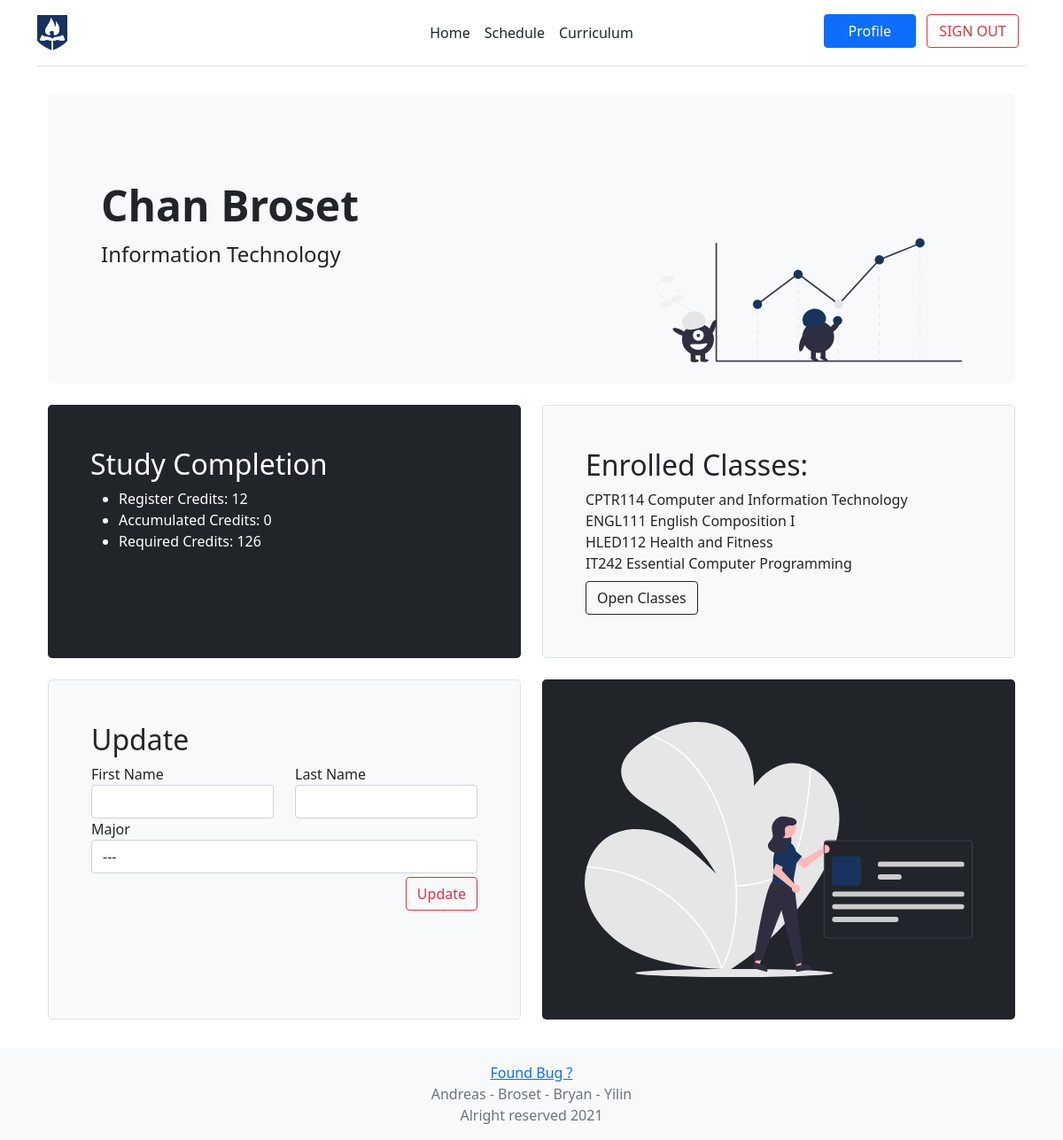
Before: /ssapp/admin/profile (signed in) with the older database file.
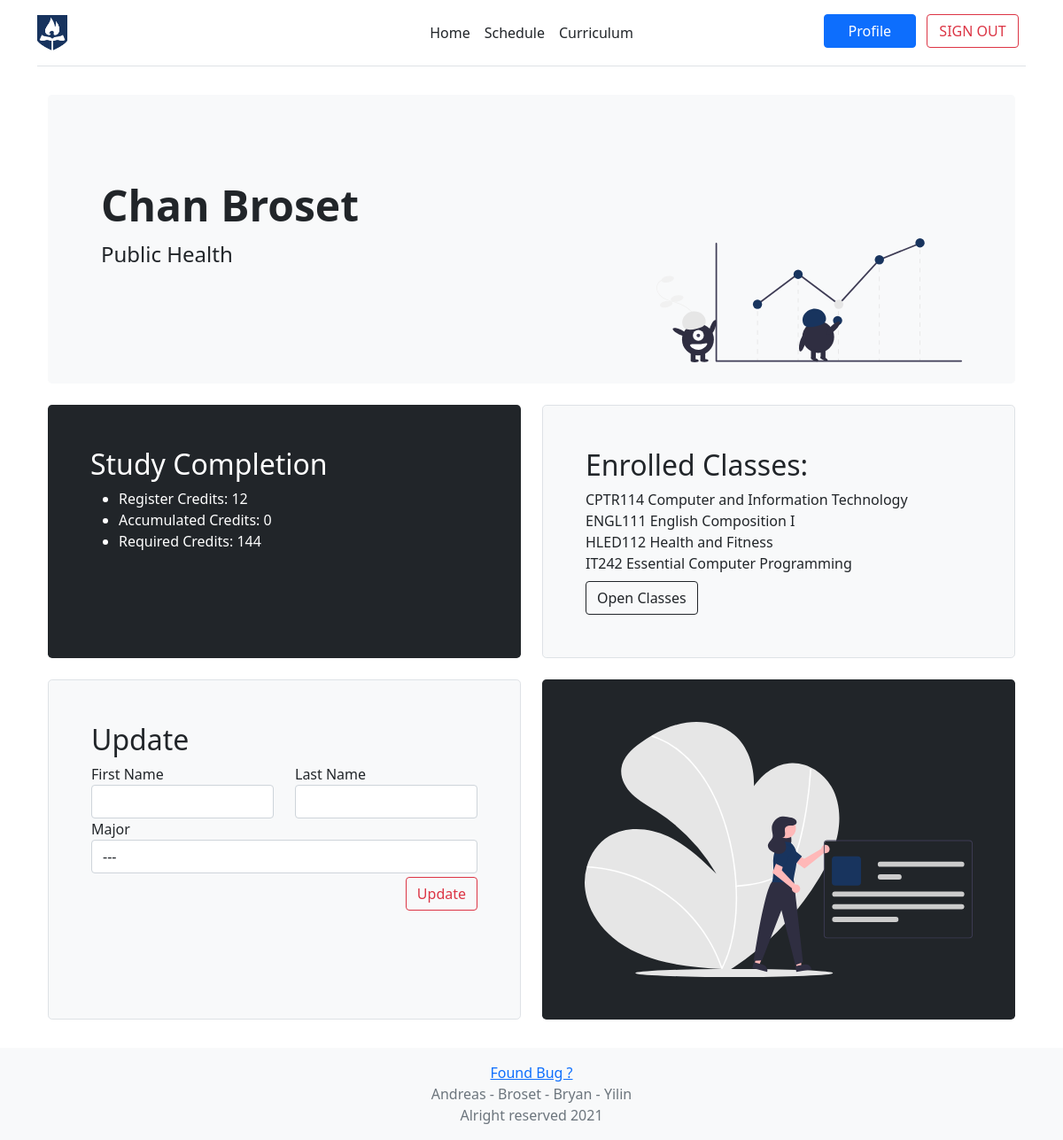
After: the same page with the newer database file.
### ssapp/models.py (models this page shows, shortened)
class Account(models.Model):
    user = models.OneToOneField(User, on_delete=models.CASCADE, related_name='user')
    major = models.ForeignKey(Curriculum, on_delete=models.CASCADE, related_name='major', null=False)
    enrolled_class = models.ManyToManyField('ClassSchedule', blank=True, related_name="enrolled_class")
    completed_course = models.ManyToManyField('Course', blank=True, related_name="completed_courses")
    earned_credits = models.PositiveSmallIntegerField(default=0)

class Curriculum(models.Model):
    name = models.CharField(max_length=50, unique=True)
    total_credits = models.PositiveSmallIntegerField()
    faculty = models.ForeignKey(Faculty, on_delete=models.CASCADE)
    courses = models.ManyToManyField('Course', blank=True, related_name="curriculum")
    def __str__(self):
        return "{}".format(self.name)

### ssapp/views.py (the view, shortened to what this page needs)
# urls.py: path('<str:pk>/profile', views.DetailProfile.as_view(), name='profile'),
class DetailProfile(LoginRequiredMixin, generic.TemplateView):
    login_url = '/accounts/login'
    template_name = 'ssapp/profile.html'
    def get(self, *args, **kwargs):
        account = Account.objects.filter(user=self.request.user)[0]
        courses = account.enrolled_class.all()
        register = 0
        for class_schedule in account.enrolled_class.all():
            register += class_schedule.course.credits
        total_courses = Course.objects.count()
        total_curriculum = Curriculum.objects.count()
        total_accounts = Account.objects.count()
        context = {"account": account, "courses": courses, 'register': register, 'majors': Curriculum.objects.all(), 'total_courses': total_courses, 'total_curriculum': total_curriculum, 'total_accounts': total_accounts}
        return render(self.request, self.template_name, context)

### ssapp/templates/ssapp/profile.html (shortened to what this page needs)
{% extends 'ssapp/base.html' %}
{% load static %}
{% block header_style_profile %} btn btn-primary {% endblock %}
{% block header_style_signout %} btn-outline-danger {% endblock %}
{% block body %}
    <main>
  <div class="container py-2">
      <div class="p-5 mb-4 bg-light rounded-3">
      <div class="container-fluid py-5 mb-2">
      <h1 class="display-5 fw-bold"> {% if request.user.username != "admin" %} {{ request.user.first_name }} {{ request.user.last_name }} {% else %} {{ request.user }} {% endif %}</h1>
            <img class="float-end" src="{% static 'images/undraw_Growing_re_olpi.svg' %}" height="140px">
            <p class="col-md-6 fs-4 mb-4">{% if request.user.username != "admin" %}{{ account.major }} {% else %} Registrar Office {% endif %}</p>
      </div>
      </div>
    <div class="row align-items-md-stretch">
      <div class="col-md-6">
        <div class="h-100 p-5 text-white bg-dark rounded-3">
            {% if request.user.username != "admin" %}
          <h2>Study Completion</h2>
          <ul>
              <li>Register Credits: {{ register }}</li>
              <li>Accumulated Credits: {{ account.earned_credits }}</li>
              <li>Required Credits: {{ account.major.total_credits }}</li>
          </ul>
          {% else %}
              <h2>Actions</h2>
              <p> <a href="{% url 'ssapp:admin_course' %}" class="btn btn-light">Open Courses</a> | <a href="{% url 'ssapp:admin_curriculum' %}" class="btn btn-light">Open Curriculum</a></p>
          {% endif %}
        </div>
      </div>
      <div class="col-md-6">
        <div class="h-100 p-5 bg-light border rounded-3">
            {% if request.user.username != "admin" %}
          <h2>Enrolled Classes:</h2>
          <ul class="list-group list-unstyled">
              {% for class in courses %}
                  <li>{{ class.course.id }} {{ class.course.name }}</li>
              {% empty %}
                  <li>
                  You haven't enroll in any courses yet!
                  </li>
              {% endfor %}
            </ul>
          <a class="btn btn-outline-dark mt-2" href="{% url 'ssapp:course' %}">Open Classes</a>
          {% else %}
              <h2>Status:</h2>
              <li>Total courses: {{ total_courses }}</li>
              <li>Total curriculum: {{ total_curriculum }}</li>
              <li>Total accounts: {{ total_accounts }}</li>
          {% endif %}
        </div>
      </div>
    </div>
    <div class="row align-items-md-stretch mt-4">
      <div class="col-md-6">
        <div class="h-100 p-5 text-dark bg-light border rounded-3">
          <h2>Update</h2>
          <form id="update_profile" method="POST">
              <div class="row">
                  <div class="col">
               <label for="fname">First Name</label>
               <input type="text" id="fname" value="{{ request.user.firstname }}" name="fname" class="form-control"/>
                  </div>
                  <div class="col">
              <label for="lname">Last Name</label>
              <input type="text" id="lname" value="{{ request.user.lastname }}" name="lname" class="form-control"/>
                  </div>
              </div>
             {% if request.user.username != "admin" %}   <label for='major'>Major</label>
             <select id="major" name="major" class="form-control">
                <option value="{{ account.major.pk }}">---</option>
            </select>
            {% endif %}
            <div class="text-end">
            <input type="submit" value="Update" class="btn btn-outline-danger my-1" />
            </div>
          </form>
        </div>
      </div>
      <div class="col-md-6">
        <div class="h-100 p-5 bg-dark text-light rounded-3">
            <img src="{% static 'images/undraw_Profile_data_re_v81r.svg' %}" class="img-fluid" />
        </div>
      </div>
    </div>
  </div>
</main>
    {% endblock %}

Changed rows visible on the page:
changed Account: major "Information Technology" → "Public Health"; major.total_credits "126" → "144"
